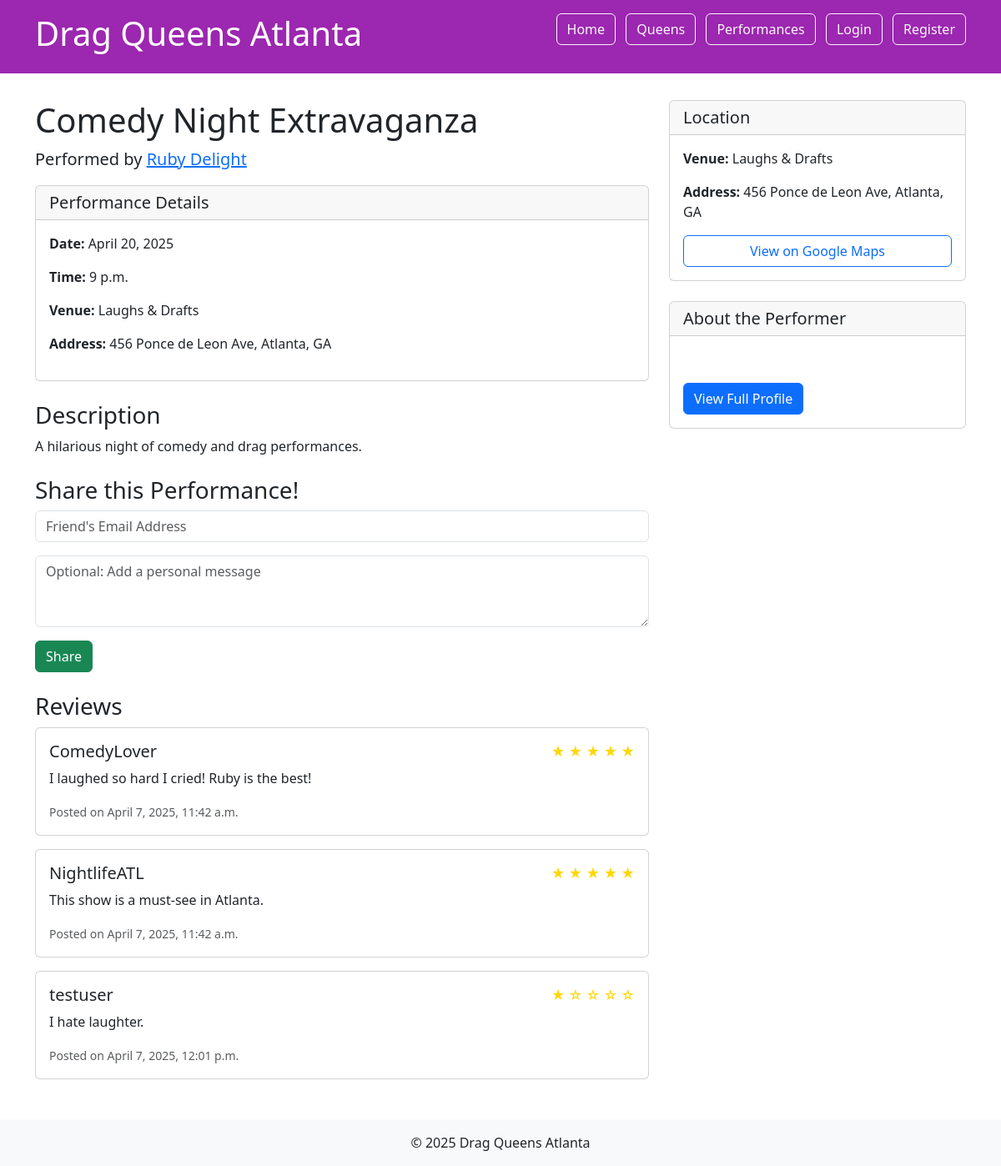
/performances/2/, run on an earlier commit of the app's database.
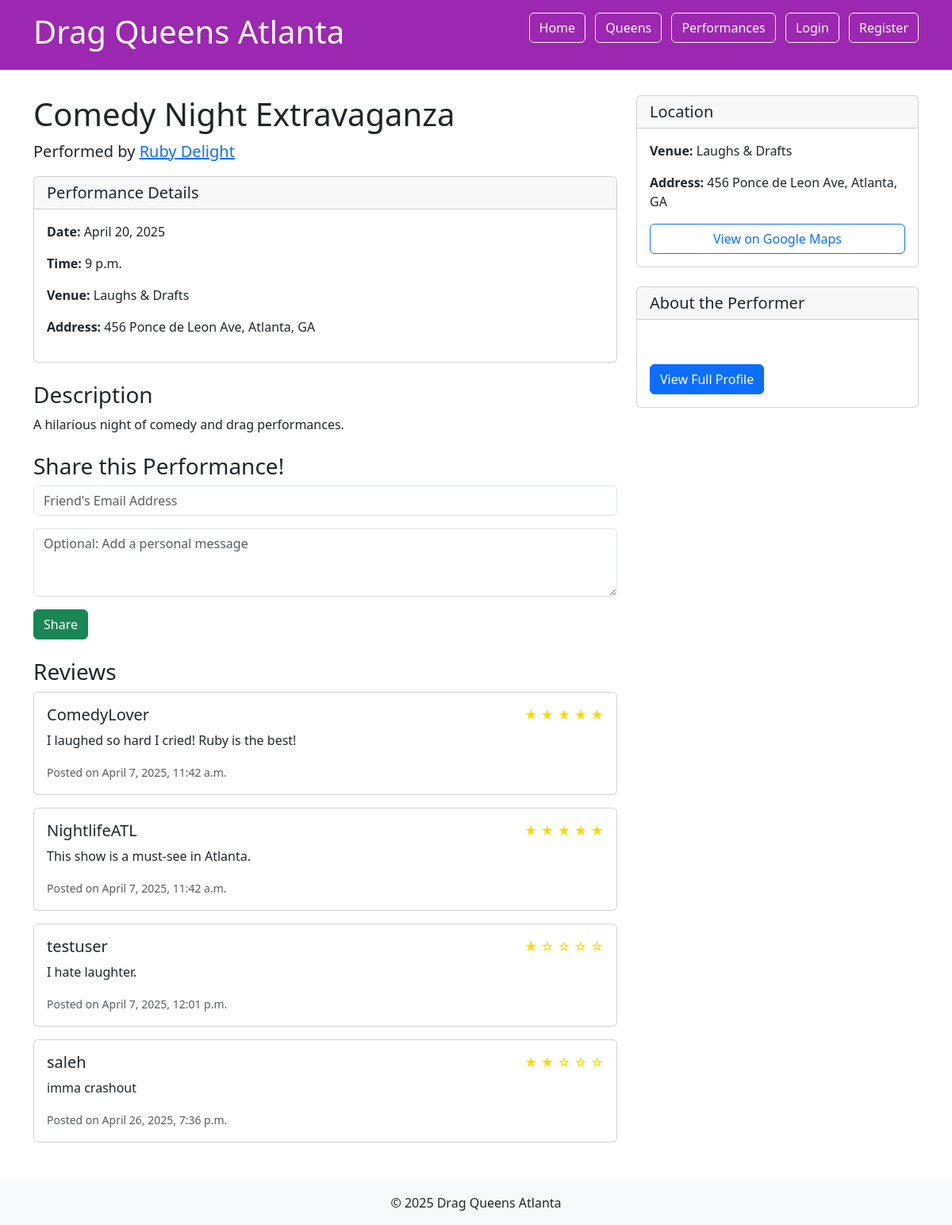
And on a later commit of the database.
### core/models.py (models this page shows, shortened)
class Review(models.Model):
    performance = models.ForeignKey(Performance, on_delete=models.CASCADE, related_name='reviews')
    user = models.ForeignKey(User, on_delete=models.CASCADE)
    rating = models.IntegerField(choices=[(i, i) for i in range(1, 6)])  # 1-5 stars
    comment = models.TextField()
    created_at = models.DateTimeField(auto_now_add=True)

### core/views.py (the view)
# urls.py: path('performances/<int:performance_id>/', views.performance_detail, name='performance_detail'),
def performance_detail(request, performance_id):
    performance = get_object_or_404(Performance, id=performance_id)
    if performance.queen_name:
        queen = performance.queen_name
    else:
        queen = next((q for q in QUEENS if q['id'] == performance.queen_id), None)
    if performance.queen_name:
        related_performances = Performance.objects.filter(
            Q(queen_name=performance.queen_name) | Q(venue=performance.venue)
        ).exclude(id=performance_id)[:3]
    else:
        related_performances = Performance.objects.filter(
            Q(queen_id=performance.queen_id) | Q(venue=performance.venue)
        ).exclude(id=performance_id)[:3]
    user_has_reviewed = False
    if request.user.is_authenticated:
        user_has_reviewed = Review.objects.filter(
            performance=performance,
            user=request.user
        ).exists()
    return render(request, 'core/performance_detail.html', {
        'performance': performance,
        'queen': queen,
        'related_performances': related_performances,
        'user_has_reviewed': user_has_reviewed,
    })

### core/context_processors.py (called while the page is built, shortened)
def unread_notifications(request):
    notification_count = 0
    return {'unread_notification_count': notification_count}

### templates/core/performance_detail.html (shortened to what this page needs)
{% extends 'base.html' %}
{% load static %}
{% block content %}
<div class="row">
    <div class="col-md-8">
        <h1>{{ performance.title }}</h1>
        <p class="lead">Performed by <a href="{% url 'queen_detail' performance.queen_id %}">{{ performance.queen_name }}</a></p>
        <div class="performance-details mb-4">
            <div class="card">
                <div class="card-header">
                    <h5 class="mb-0">Performance Details</h5>
                </div>
                <div class="card-body">
                    <p><strong>Date:</strong> {{ performance.date }}</p>
                    <p><strong>Time:</strong> {{ performance.time }}</p>
                    <p><strong>Venue:</strong> {{ performance.venue }}</p>
                    <p><strong>Address:</strong> {{ performance.address }}</p>
                </div>
            </div>
        </div>
        <div class="description mb-4">
            <h3>Description</h3>
            <p>{{ performance.description }}</p>
        </div>
    <div class="share-performance mb-4">
    <h3>Share this Performance!</h3>
    <form method="POST" action="{% url 'share_performance' performance.id %}">
        <div class="mb-3">
            <input type="email" name="friend_email" class="form-control" placeholder="Friend's Email Address" required>
        </div>
        <div class="mb-3">
            <textarea name="message" class="form-control" placeholder="Optional: Add a personal message" rows="3"></textarea>
        </div>
        <button type="submit" class="btn btn-success">Share</button>
    </form>
</div>
        <div class="reviews">
            <h3>Reviews</h3>
            {% for review in performance.reviews.all %}
                <div class="card mb-3">
                    <div class="card-body">
                        <div class="d-flex justify-content-between">
                            <h5>{{ review.user.username }}</h5>
                            <div class="star-rating">
                                {% for i in "12345" %}
                                    {% if forloop.counter <= review.rating %}
                                        ★
                                    {% else %}
                                        ☆
                                    {% endif %}
                                {% endfor %}
                            </div>
                        </div>
                        <p class="card-text">{{ review.comment }}</p>
                        <small class="text-muted">Posted on {{ review.created_at }}</small>
                    </div>
                </div>
            {% empty %}
                <p>No reviews yet.</p>
            {% endfor %}
        </div>
    </div>
    <div class="col-md-4">
        <div class="card mb-4">
            <div class="card-header">
                <h5 class="mb-0">Location</h5>
            </div>
            <div class="card-body">
                <p><strong>Venue:</strong> {{ performance.venue }}</p>
                <p><strong>Address:</strong> {{ performance.address }}</p>
                <a href="https://www.google.com/maps/search/?api=1&query={{ performance.address|urlencode }}"
                   class="btn btn-outline-primary w-100" target="_blank">
                    View on Google Maps
                </a>
            </div>
        </div>
        <div class="card">
            <div class="card-header">
                <h5 class="mb-0">About the Performer</h5>
            </div>
            <div class="card-body">
                <a href="{% url 'queen_detail' performance.queen_id %}" class="btn btn-primary">View Full Profile</a>
            </div>
        </div>
    </div>
</div>
{% endblock %}

What changed in the data, as far as the page shows it:
added Review: user.username "saleh", rating 2 (drawn), comment "imma crashout", created_at "April 26, 2025, 7:36 p.m."
